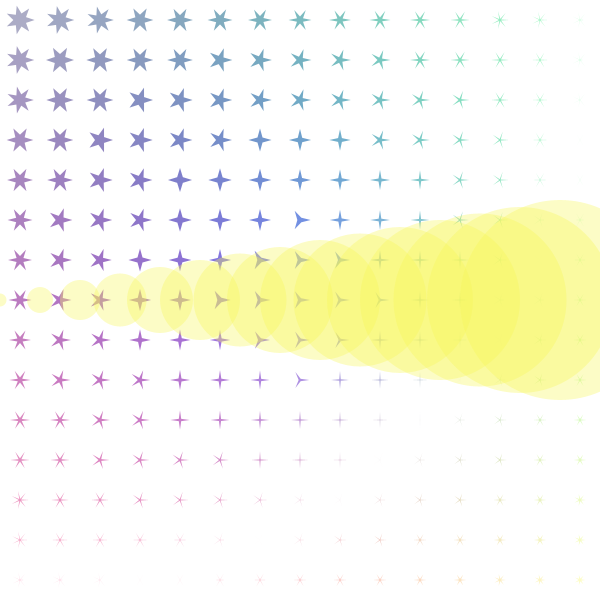
Frame 1 (no input)
Frame 60 (the mouse pressed at the canvas centre just before this capture): identical to frame 1, image omitted
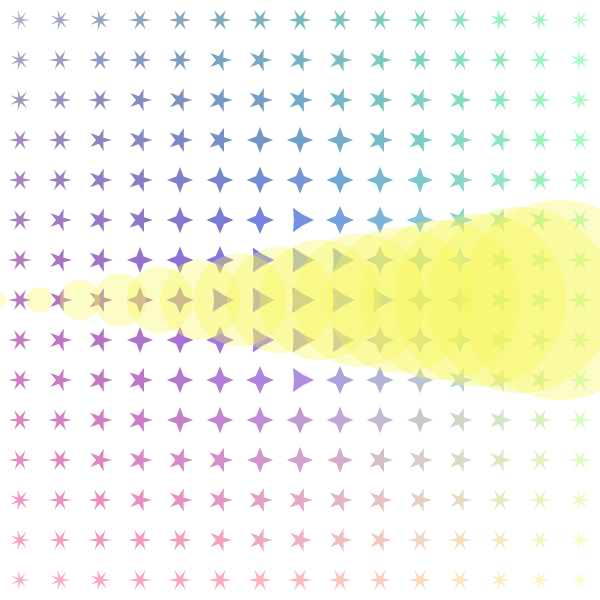
Frame 120 (the mouse held since frame 60 and released just before this capture)

The Processing sketch that drew these frames (run headless with seeded random() and noise(); from frame 60 on, the mouse is pressed at the canvas centre):

// Processing sketch: Star_Loops
// ── Star_Loops.pde
float x,y;
void setup(){
  size(600,600);
  x=0;
  y=1;
}
void draw(){
  background(255);
  int n=15;
  int size=width/n;
  for(int i=size/2;i<width;i+=width/n){
    for(int j=size/2;j<height;j+=height/n){
      int g=int(map(i,0,width,0,255));
      int r=int(map(j,0,height,0,255));
      float d=dist(width/2,height/2,i,j);
      int s = int(map(d,0,width,3,10));
      float o=map(d,0,width,255,0);
      float a=dist(mouseX,mouseY,i,j);
      float b=map(a,0,width,0,n/2);
      fill(r,g,o,o);
      star(i,j,n/2-b,n-b,s);
    }
  }
  for(int i=0;i<=width;i+=40){
    x=int(map(i,0,width,0,200));
    ellipse(i-40,height/2,x,x);
  }
}

void star(float x, float y, float r1, float r2, int n) {
  float angle = TWO_PI / n;
  float halfAngle = angle/2.0;
  noStroke();
  beginShape();
  for (float a = 0; a < TWO_PI; a += angle) {
    float sx = x + cos(a) * r2;
    float sy = y + sin(a) * r2;
    vertex(sx, sy);
    sx = x + cos(a+halfAngle) * r1;
    sy = y + sin(a+halfAngle) * r1;
    vertex(sx, sy);
  }
  endShape(CLOSE);
}
